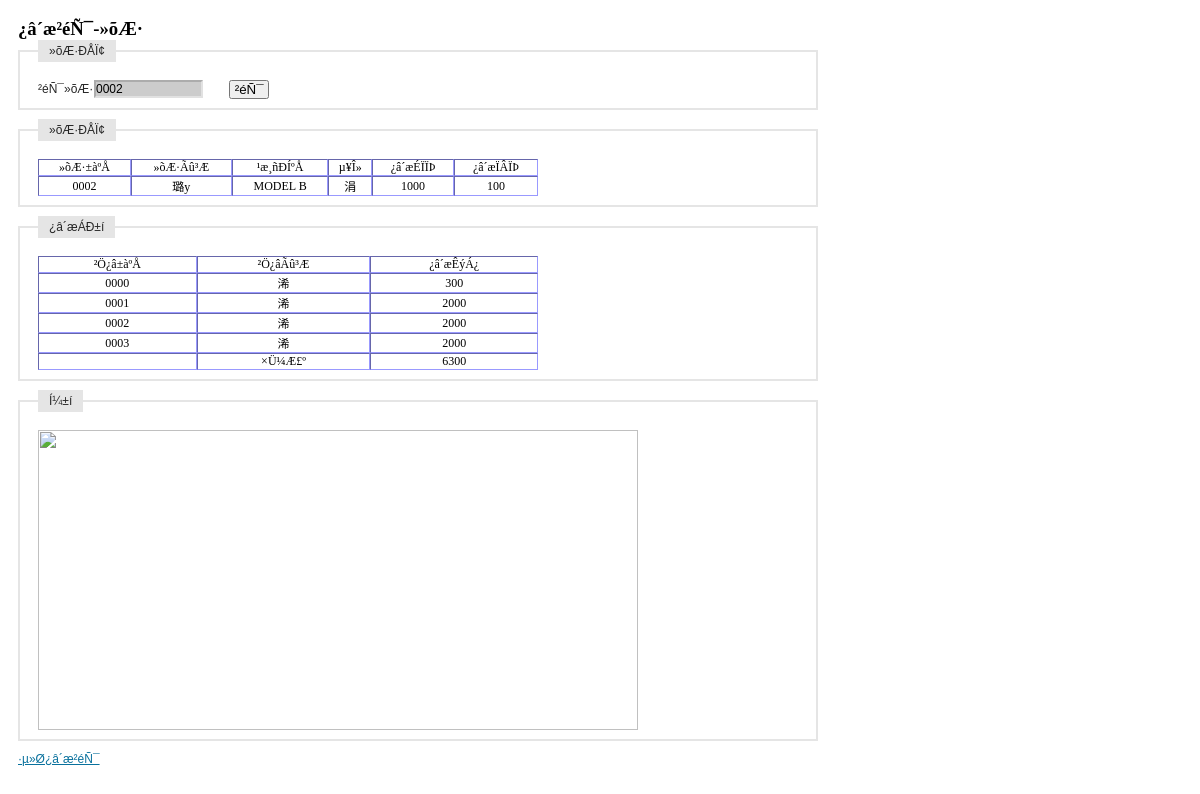
Page /inquire_storage/inquire_storage_item.php?itemid=0002 (signed in) on the committed database.
### tables this page shows
CREATE TABLE `tb_product` (
  `id` int(4) NOT NULL auto_increment,
  `maintype` varchar(20) NOT NULL,
  `subtype` varchar(20) NOT NULL,
  `name` varchar(20) NOT NULL,
  `encode` varchar(20) NOT NULL,
  `barcode` varchar(20) NOT NULL,
  `size` varchar(20) NOT NULL,
  `unit` varchar(10) NOT NULL,
  `upperlimit` int(4) NOT NULL,
  `lowerlimit` int(4) NOT NULL,
  `inprice` int(4) NOT NULL,
  `outprice` int(4) NOT NULL,
  `tupian` varchar(100) NOT NULL,
  `jianjie` mediumtext NOT NULL,
  `addtime` varchar(20) NOT NULL,
  PRIMARY KEY  (`id`,`encode`,`barcode`)
);

CREATE TABLE `table_warehouse` (
  `id` varchar(4) NOT NULL,
  `name` varchar(10) NOT NULL,
  `fuzeren` varchar(10) default NULL,
  `phone` varchar(8) default NULL,
  `address` varchar(50) default NULL,
  `remark` varchar(50) default NULL,
  PRIMARY KEY  (`id`,`name`)
);

CREATE TABLE `table_warehouse_0000` (
  `id` varchar(8) NOT NULL,
  `num` int(4) default NULL,
  PRIMARY KEY  (`id`)
);

CREATE TABLE `table_warehouse_0001` (
  `id` varchar(8) NOT NULL,
  `num` int(4) default NULL,
  PRIMARY KEY  (`id`)
);

CREATE TABLE `table_warehouse_0002` (
  `id` varchar(8) NOT NULL,
  `num` int(4) default NULL,
  PRIMARY KEY  (`id`)
);

CREATE TABLE `table_warehouse_0003` (
  `id` varchar(8) NOT NULL,
  `num` int(4) default NULL,
  PRIMARY KEY  (`id`)
);

### inquire_storage/inquire_storage_item.php (the view, shortened to what this page needs)
<?php
	$itemid = $_GET[itemid];
	$flag = '';
	if($flag == ''){
		$query = "select * from table_warehouse order by id";
		$result_warehouse = mysql_query($query);
	}
	if($flag == ''){
		$query = "select * from tb_product where encode = '$itemid'";
		$result_iteminfo = mysql_query($query);
	}
?>
<!DOCTYPE html PUBLIC "-//W3C//DTD XHTML 1.0 Transitional//EN" "http://www.w3.org/TR/xhtml1/DTD/xhtml1-transitional.dtd">
<html xmlns="http://www.w3.org/1999/xhtml">
<head>
</head>
<link rel="stylesheet" type="text/css" href="../css/iframe.css" media="screen" />
<body style="width:800px">
<form id="form" name="form" method="post" >
  <h3>¿â´æ²éÑ¯-»õÆ·</h3>
  <fieldset>
  <legend>»õÆ·ÐÅÏ¢</legend>
  <label>²éÑ¯»õÆ·</label>
  <input id="item_id" name="item_id" type="text"  style="background-color:#CCCCCC" <?php echo "value = '$itemid'";?>  onclick="selectitem()"/>
  <button type="button" onclick="location.href='inquire_storage_item.php?itemid='+document.getElementById('item_id').value">&nbsp;²éÑ¯&nbsp;</button>
  </fieldset>
  <fieldset>
  <legend>»õÆ·ÐÅÏ¢</legend>
  <table id="iteminfo" width="500" border="1" cellspacing="0" cellpadding="5" style="font-size:12px; border:thin; border-color:#9999FF ">
    <tr align="center">
      <td>»õÆ·±àºÅ</td>
      <td>»õÆ·Ãû³Æ</td>
      <td>¹æ¸ñÐÍºÅ</td>
      <td>µ¥Î»</td>
      <td>¿â´æÉÏÏÞ</td>
      <td>¿â´æÏÂÏÞ</td>
    </tr>
    <?php
		echo "<tr align='center'>";
		if($flag == 'none')
			echo "<td>ÇëÖ¸¶¨²éÑ¯µÄ»õÆ·ID</td>";
		else{
			$RS = mysql_fetch_array($result_iteminfo);
			if(empty($RS))
				echo "<td>¸Ã»õÆ·±àÂë²»´æÔÚ</td>";
			else{
				echo "<td>$RS[encode]</td>";
				echo "<td>$RS[name]</td>";
				echo "<td>$RS[size]</td>";
				echo "<td>$RS[unit]</td>";
				echo "<td id='upperlimit'>$RS[upperlimit]</td>";
				echo "<td id='lowerlimit'>$RS[lowerlimit]</td>";
			}
		}
		echo "</tr>";
	?>
  </table>
  </fieldset>
  <fieldset>
  <legend>¿â´æÁÐ±í</legend>
  <table id="storage_table" width="500" border="1" cellspacing="0" cellpadding="5" style="font-size:12px; border:thin; border-color:#9999FF ">
    <tr align="center">
      <td>²Ö¿â±àºÅ</td>
      <td>²Ö¿âÃû³Æ</td>
      <td>¿â´æÊýÁ¿</td>
    </tr>
    <?php
		if($flag == ''){
			$sum = 0;
			while($RS = mysql_fetch_array($result_warehouse)){
				echo "<tr align='center'>";
				echo "<td>$RS[id]</td>";
				echo "<td>$RS[name]</td>";
				$query = "select * from table_warehouse_$RS[id] where id = '$itemid'";
				$result_storage = mysql_query($query);
				$RS2 = mysql_fetch_array($result_storage);
				if(empty($RS2))
					echo "<td>0</td>";
				else
					echo "<td>$RS2[num]</td>";
				echo "</tr>";
				$sum += $RS2[num];
			}
		}
		echo "<tr><td></td><td align='center'>×Ü¼Æ£º</td><td align='center' id='storage'>$sum</td></tr>";
	?>
  </table>
  </fieldset>
  <fieldset>
  <legend>Í¼±í</legend>
  <img src="showbar.php?itemid=<?php echo $itemid;?>" width="600" height="300" border="0" align="bottom">
  </fieldset>
</form>
<p><a href="/wms/inquire_storage/inquire_storage_allitem.php">·µ»Ø¿â´æ²éÑ¯</a></p>
</body>
</html>

### css/iframe.css (style rules this page uses)
* { margin: 0; padding: 0; }
body { background: #FFF; padding: 18px; }
a { color: #09719D; cursor: pointer; }
form fieldset { border: #E5E5E5 2px solid; clear: both; margin-bottom: 9px; overflow: hidden; padding: 9px 18px; }
form input, form select { border-color: #ACACAC #E1E1E1 #E1E1E1 #ACACAC; border-style: solid; border-width: 2px; float: left; font-size:12px; margin-right: 6px; width: 105px; }
form label { color: #262626; font: normal 12px/18px Arial, sans-serif; float: left; margin-right: 6px; text-align: right; width: 50px; }
form legend { background: #E5E5E5; color: #262626; font: normal 12px/18px Arial, sans-serif; margin-bottom: 9px; padding: 2px 11px; }
form button { margin-left: 20px; }
p { color: #666; font: normal 12px/18px Arial, sans-serif; margin-bottom: 9px; }

### rows in the picture
tb_product: encode "0002", name "璐у", size "MODEL B", unit "涓", upperlimit "1000", lowerlimit "100"
table_warehouse: id "0000", name "浠", table_warehouse_0000.num "300"
table_warehouse: id "0001", name "浠", table_warehouse_0001.num "2000"
table_warehouse: id "0002", name "浠", table_warehouse_0002.num "2000"
table_warehouse: id "0003", name "浠", table_warehouse_0003.num "2000"

### other values in the picture
$sum "6300"
